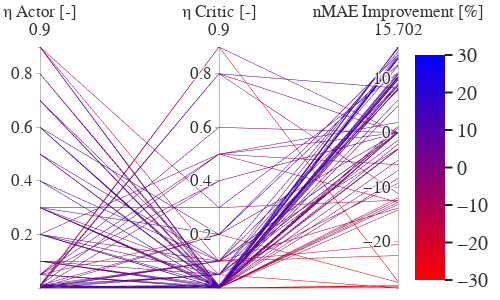

Notebook source saved alongside this figure:
### Markdown cell above
## Changing actor and critic learning rate at the same time

### Code cell
IS_SAC = True

df = df_sac_lr if IS_SAC else df_dsac_lr
df = df[(df['status']==1)]
fig = px.parallel_coordinates(df[['lr_a_high', 'lr_c_high', 'nmae_improvement']], color='nmae_improvement',

                              labels={
                                  'lr_a_high': "η Actor [-]",
                                  'lr_c_high': "η Critic [-]",
                                  'nmae_improvement': 'nMAE Improvement [%]'},
                              color_continuous_scale=px.colors.sequential.Bluered[::-1],
                              color_continuous_midpoint=0.5,
                              range_color=[-30, 30],
                              template="seaborn")

layout_nmae_improvement = actor_critic_lr_layout.copy()
layout_nmae_improvement['coloraxis_colorbar'] = None

fig.update_layout(**layout_nmae_improvement)

fig.show()

if False:
    fig.write_image(Path().paper_figures / f"hyperparams-idhp-{'sac' if IS_SAC else 'dsac'}-lr-success.pdf")

### Figure 1 — Plotly figure (JSON) as saved in the notebook; plotly's stock layout.template omitted (floating-point values rounded to 4 significant figures)
{"data": [{"dimensions": [{"label": "η Actor [-]", "values": [0.01, 0.0005, 0.7, 0.7, 0.0005, 5e-05, 0.2, 0.6, 0.0001, 0.01, 0.1, 0.0005, 0.005, 0.0005, 0.001, 0.1, 0.01, 0.1, 0.01, 5e-05, 0.9, 0.1, 0.6, 0.05, 0.01, 0.005, 0.01, 0.1, 0.2, 0.3, 0.6, 0.4, 0.4, 0.05, 0.2, 0.3, 0.5, 0.005, 0.05, 0.5, 1e-05, 0.3, 0.6, 0.05, 0.3, 0.01, 0.4, 0.005, 0.01, 0.0001, 0.001, 0.1, 0.05, 0.9, 0.005, 0.8, 0.2, 0.01, 0.9, 0.0001, 1e-05, 0.3, 5e-05, 0.8, 0.9, 0.0001, 0.05, 0.2, 0.2, 1e-05, 0.01, 0.7, 0.005, 0.6, 0.3, 5e-05, 0.3, 0.0001, 0.9, 0.2, 1e-05, 0.05, 5e-05, 0.3, 0.2, 0.005, 0.05, 0.5, 0.8, 1e-05, 1e-05, 0.001, 5e-05, 0.0001, 0.7, 0.0005, 0.05, 0.0005, 0.005, 0.0001, 0.0005, 0.01, 0.2, 0.3, 0.05, 0.001, 0.05, 0.1, 0.01, 5e-05, 0.005, 0.01, 0.7, 0.3, 0.5, 0.005, 0.9, 0.5, 0.0005]}, {"label": "η Critic [-]", "values": [1e-05, 0.0001, 5e-05, 0.005, 0.1, 0.1, 5e-05, 0.2, 0.0005, 0.0005, 0.005, 0.1, 0.005, 5e-05, 0.0005, 0.001, 0.0001, 0.05, 1e-05, 0.005, 0.005, 0.05, 0.005, 5e-05, 0.5, 0.9, 0.05, 0.005, 0.0005, 0.3, 0.0001, 0.0005, 0.1, 0.2, 0.0001, 0.001, 0.001, 0.0001, 0.0005, 0.005, 5e-05, 0.2, 0.0001, 0.0001, 0.001, 0.0001, 0.0001, 0.8, 0.05, 1e-05, 5e-05, 0.1, 0.5, 0.1, 0.01, 0.0005, 0.5, 0.8, 5e-05, 0.05, 5e-05, 0.05, 5e-05, 0.0001, 0.3, 0.0001, 1e-05, 0.01, 5e-05, 5e-05, 0.1, 0.005, 0.05, 0.01, 0.01, 0.05, 0.0001, 0.0005, 0.0001, 0.1, 0.005, 0.6, 0.0005, 0.0005, 0.05, 0.005, 0.005, 0.005, 0.01, 5e-05, 0.01, 0.0001, 5e-05, 0.005, 0.05, 0.1, 0.005, 0.01, 0.1, 0.01, 1e-05, 0.8, 0.05, 0.01, 0.5, 0.2, 0.4, 0.01, 0.2, 0.1, 1e-05, 0.9, 1e-05, 0.005, 0.1, 0.1, 0.005, 0.1, 0.4]}, {"label": "nMAE Improvement [%]", "values": [-12.32, 13.75, -2.099, -3.064, -2.952, -20.49, -13.14, 12.46, 8.081, 10.2, 9.66, 8.614, 14.34, 10.76, -5.064, 8.751, -8.396, -28.46, 9.801, 5.968, 13.75, -9.285, 15.65, 10.05, 1.88, -27.26, 7.818, 9.04, -6.945, 10.95, 10.1, -14.18, 14.82, -27.43, 8.008, 10.08, 8.586, -28.41, 4.92, 9.753, 8.104, 14.28, 13.62, 10.62, 11.02, -28.14, 9.83, 8.168, 15.46, -28.44, -27.99, -13.84, -12.75, -22.52, -2.969, 1.184, -5.857, -11.15, -12.78, 12.25, 15.65, -1.383, 10.13, -11.93, -12.37, 10.28, 13.99, 15.7, 13.48, 0.7999, null, null, null, null, null, null, null, null, null, null, null, null, null, null, null, null, null, null, null, null, null, null, null, null, null, null, null, null, null, null, null, null, null, null, null, null, null, null, null, null, null, null, null, null, null, null, null, null, null]}], "domain": {"x": [0.0, 1.0], "y": [0.0, 1.0]}, "line": {"color": [-12.32, 13.75, -2.099, -3.064, -2.952, -20.49, -13.14, 12.46, 8.081, 10.2, 9.66, 8.614, 14.34, 10.76, -5.064, 8.751, -8.396, -28.46, 9.801, 5.968, 13.75, -9.285, 15.65, 10.05, 1.88, -27.26, 7.818, 9.04, -6.945, 10.95, 10.1, -14.18, 14.82, -27.43, 8.008, 10.08, 8.586, -28.41, 4.92, 9.753, 8.104, 14.28, 13.62, 10.62, 11.02, -28.14, 9.83, 8.168, 15.46, -28.44, -27.99, -13.84, -12.75, -22.52, -2.969, 1.184, -5.857, -11.15, -12.78, 12.25, 15.65, -1.383, 10.13, -11.93, -12.37, 10.28, 13.99, 15.7, 13.48, 0.7999, null, null, null, null, null, null, null, null, null, null, null, null, null, null, null, null, null, null, null, null, null, null, null, null, null, null, null, null, null, null, null, null, null, null, null, null, null, null, null, null, null, null, null, null, null, null, null, null, null], "coloraxis": "coloraxis"}, "name": "", "type": "parcoords"}], "layout": {"coloraxis": {"colorbar": {}, "colorscale": [[0.0, "rgb(255,0,0)"], [1.0, "rgb(0,0,255)"]], "cmid": 0.5, "cmin": -30, "cmax": 30}, "legend": {"tracegroupgap": 0}, "margin": {"t": 45, "l": 40, "r": 2, "b": 10}, "font": {"family": "Fira Sans, Helvetica, Arial, sans-serif", "color": "#333333", "size": 20}, "autosize": false, "width": 500, "height": 300}}
